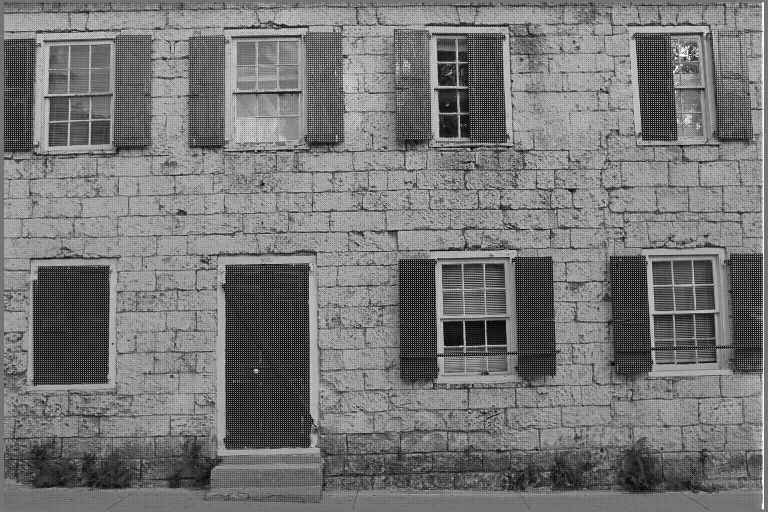
#> input picture 1/tests/04_unittest_bilinear_img_input/01.png, 768 x 512 px
$ python -i bayer.py   (imports and definitions only)
#> lines starting #> are read from the running program, lines starting #| are printed output that depends on the picture
#> further down, picture is the input picture: shape (512, 768); min 2, max 255, mean 117.6
import numpy as np
from copy import deepcopy
import math
from scipy.signal import convolve2d


# [53 lines left out: functions get_bayer_masks, get_colored_img, simple_interpolation, bilinear_interpolation, not called in this run]

def improved_interpolation(raw_img):
    channel = raw_img.astype(np.int_)

    x, y = channel.shape
#> x = 512; y = 768

    # fill all kernels

    kernelr2g = np.array([[0, 0, -1, 0, 0],
                          [0, 0, 2, 0, 0],
                          [-1, 2, 4, 2, -1],
                          [0, 0, 2, 0, 0],
                          [0, 0, -1, 0, 0]], np.int_) * 2
    kernelr2g = np.flip(kernelr2g)

    kernelr2b = np.array([[0, 0, -3, 0, 0],
                          [0, 4, 0, 4, 0],
                          [-3, 0, 12, 0, -3],
                          [0, 4, 0, 4, 0],
                          [0, 0, -3, 0, 0]], np.int_)
    kernelr2b = np.flip(kernelr2b)

    kernelg2r_row = np.array([[0, 0, 1, 0, 0],
                              [0, -2, 0, -2, 0],
                              [-2, 8, 10, 8, -2],
                              [0, -2, 0, -2, 0],
                              [0, 0, 1, 0, 0]], np.int_)
    kernelg2r_row = np.flip(kernelg2r_row)

    kernelg2r_col = np.array([[0, 0, -2, 0, 0],
                              [0, -2, 8, -2, 0],
                              [1, 0, 10, 0, 1],
                              [0, -2, 8, -2, 0],
                              [0, 0, -2, 0, 0]], np.int_)
    kernelg2r_col = np.flip(kernelg2r_col)

    r2g = convolve2d(channel, kernelr2g, mode='same', boundary='fill', fillvalue=0) / 16
    r2b = convolve2d(channel, kernelr2b, mode='same', boundary='fill', fillvalue=0) / 16
    g2r_row = convolve2d(channel, kernelg2r_row, mode='same', boundary='fill', fillvalue=0) / 16
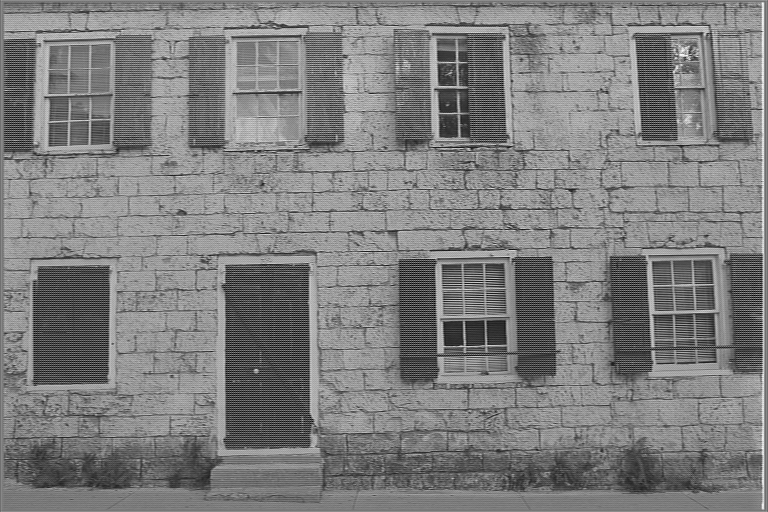
#> g2r_row: shape (512, 768) float64; min -39.44, max 277.1, mean 117.7; drawn with min black and max white
    g2r_col = convolve2d(channel, kernelg2r_col, mode='same', boundary='fill', fillvalue=0) / 16
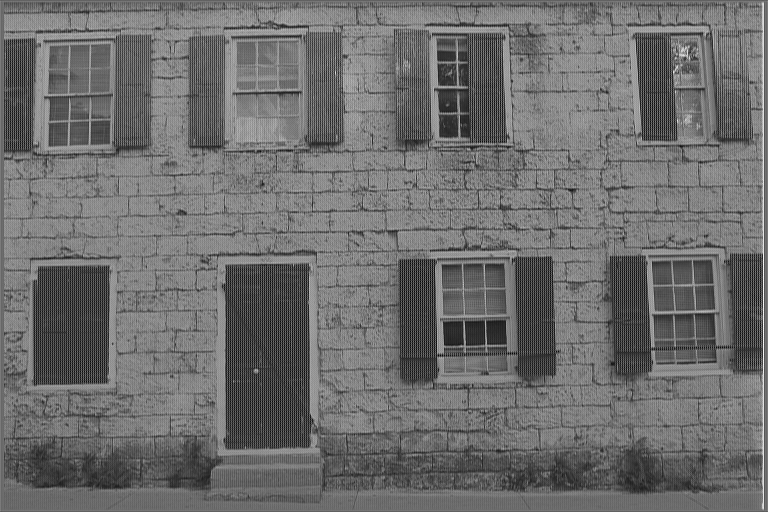
#> g2r_col: shape (512, 768) float64; min -39.88, max 325.9, mean 117.6; drawn with min black and max white

    red = np.zeros((x, y)).astype(np.int_)
    green = np.zeros((x, y)).astype(np.int_)
    blue = np.zeros((x, y)).astype(np.int_)

    for i in range(x):
        for j in range(y):
            if i % 2 == 0 and j % 2 == 1:
                num2 = 0
            elif i % 2 == 1 and j % 2 == 0:
                num2 = 2
            else:
                num2 = 1

            # fill red

            if num2 == 0:
                red[i][j] = channel[i][j]
            elif num2 == 2:
                red[i][j] = r2b[i][j]
            elif num2 == 1 and i % 2 == 0:
                red[i][j] = g2r_row[i][j]
            else:
                red[i][j] = g2r_col[i][j]

            # fill blue

            if num2 == 2:
                blue[i][j] = channel[i][j]
            elif num2 == 0:
                blue[i][j] = r2b[i][j]
            elif num2 == 1 and i % 2 == 1:
                blue[i][j] = g2r_row[i][j]
            else:
                blue[i][j] = g2r_col[i][j]

            # fill green

            if num2 == 1:
                green[i][j] = channel[i][j]
            else:
                green[i][j] = r2g[i][j]
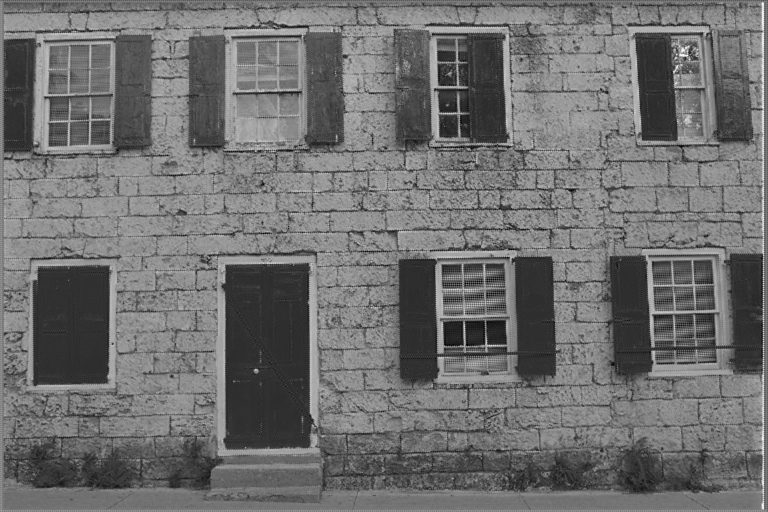
#> blue: shape (512, 768) int64; min -23, max 260, mean 100.9; drawn with min black and max white
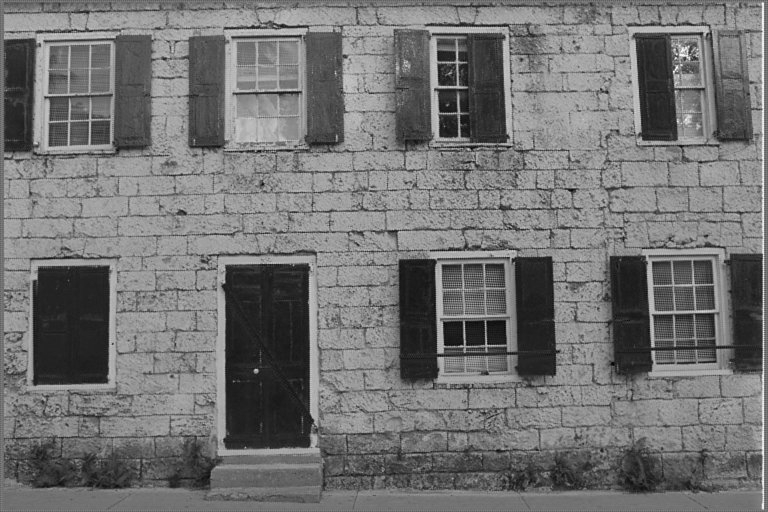
#> green: shape (512, 768) int64; min -11, max 273, mean 117.2; drawn with min black and max white
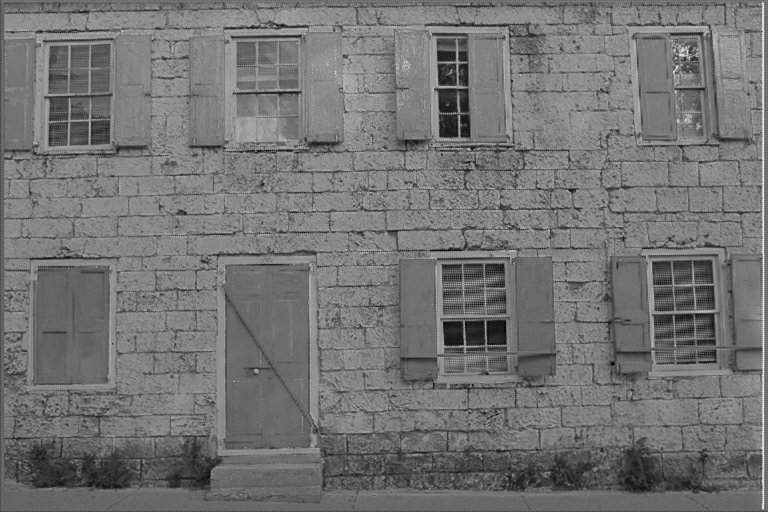
#> red: shape (512, 768) int64; min -11, max 308, mean 134; drawn with min black and max white

    r = slice(2, -2), slice(2, -2)

    gt_img = np.dstack((red, green, blue))
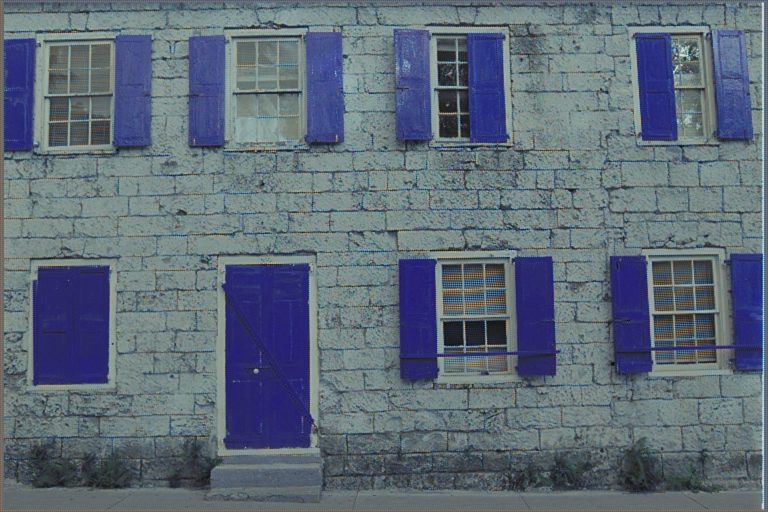
#> gt_img: shape (512, 768, 3) int64; mean of channels 0, 1, 2 134, 117.2, 100.9; drawn with min black and max white

    return np.clip(gt_img, 0, 255)
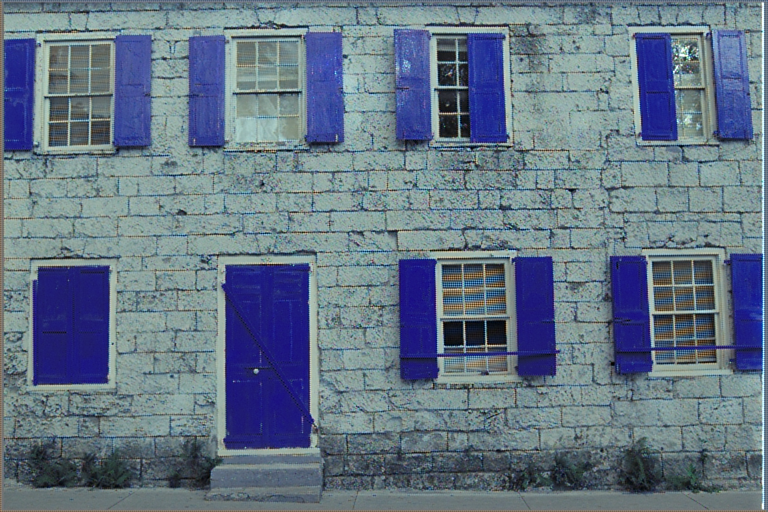
#> returned value: shape (512, 768, 3) int64; mean of channels 0, 1, 2 134, 117.2, 100.9; drawn as B, G, R

# [14 lines left out: functions MSE, compute_psnr, not called in this run]

>>> import cv2
>>> picture = cv2.imread('tests/04_unittest_bilinear_img_input/01.png', cv2.IMREAD_GRAYSCALE)
>>> result = improved_interpolation(picture)

$ run again, on 1/tests/04_unittest_bilinear_img_input/02.png
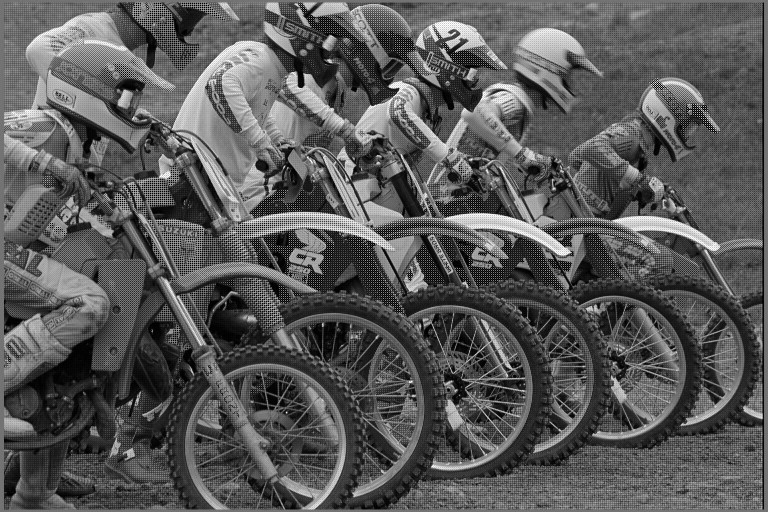
#> input picture 1/tests/04_unittest_bilinear_img_input/02.png, 768 x 512 px
#> picture is the input picture: shape (512, 768); min 0, max 255, mean 88.6
#> after the loop in improved_interpolation, `for i in range(x):`:
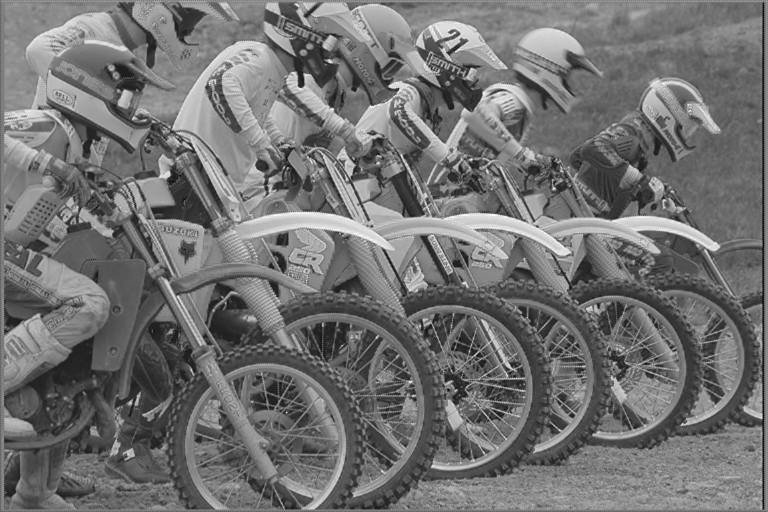
#> red: shape (512, 768) int64; min -38, max 271, mean 100.6; drawn with min black and max white
#> in improved_interpolation, `return np.clip(gt_img, 0, 255)`:
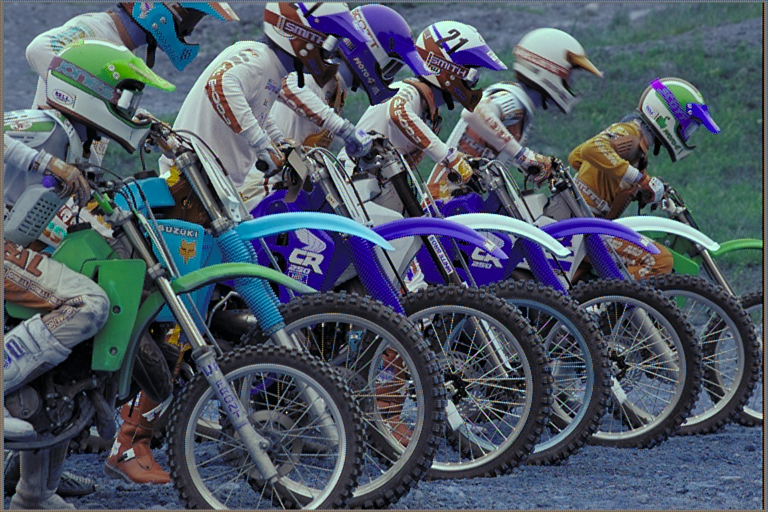
#> returned value: shape (512, 768, 3) int64; mean of channels 0, 1, 2 100.6, 87.9, 77.2; drawn as B, G, R

$ run again, on 1/tests/04_unittest_bilinear_img_input/04.png
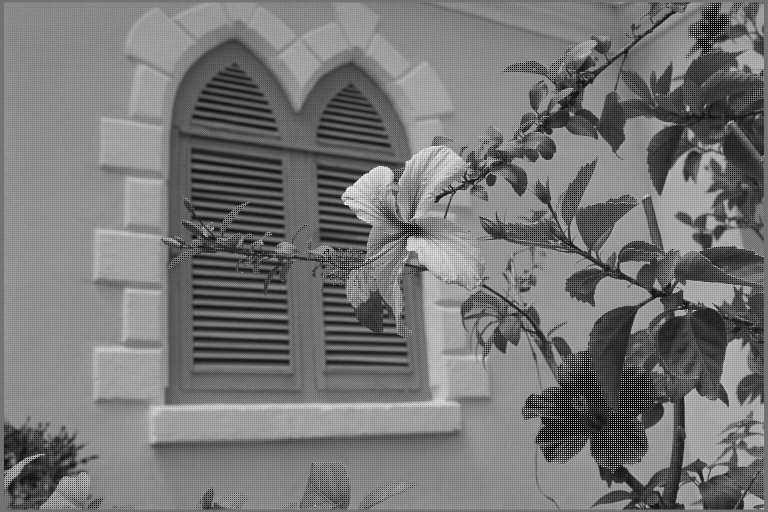
#> input picture 1/tests/04_unittest_bilinear_img_input/04.png, 768 x 512 px
#> picture is the input picture: shape (512, 768); min 0, max 253, mean 118
#> in improved_interpolation, `return np.clip(gt_img, 0, 255)`:
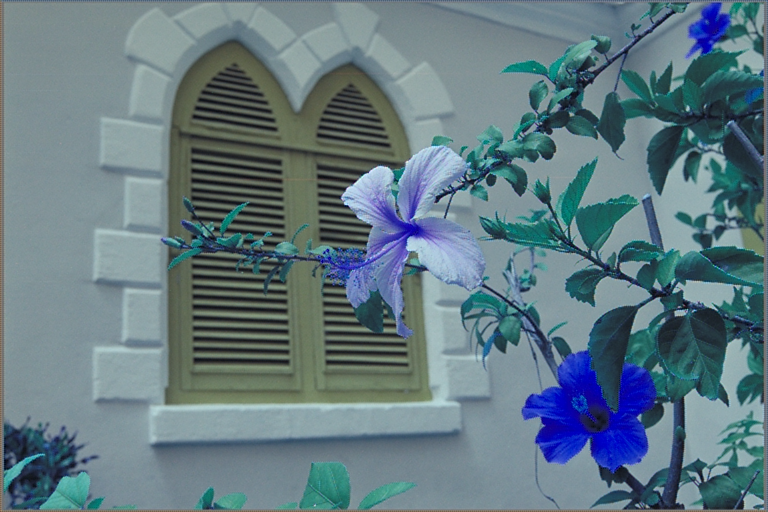
#> returned value: shape (512, 768, 3) int64; mean of channels 0, 1, 2 129.8, 121.3, 98.7; drawn as B, G, R
